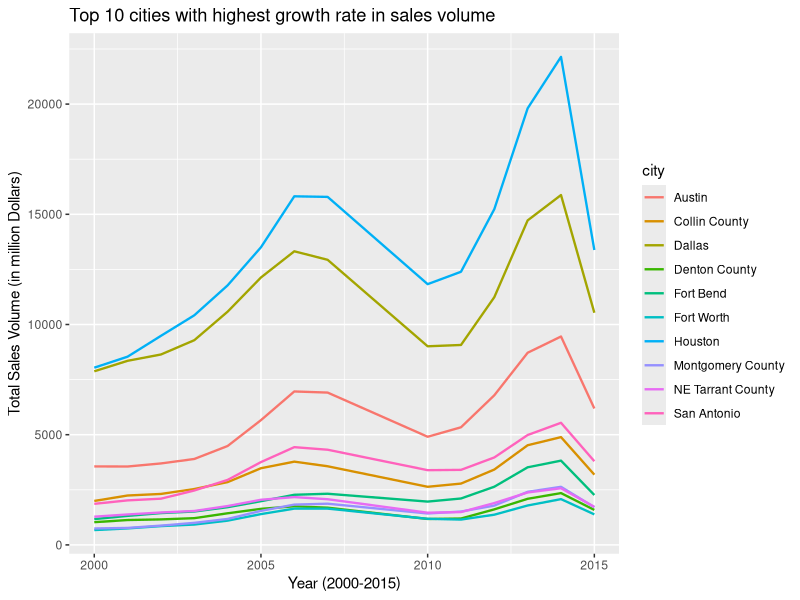
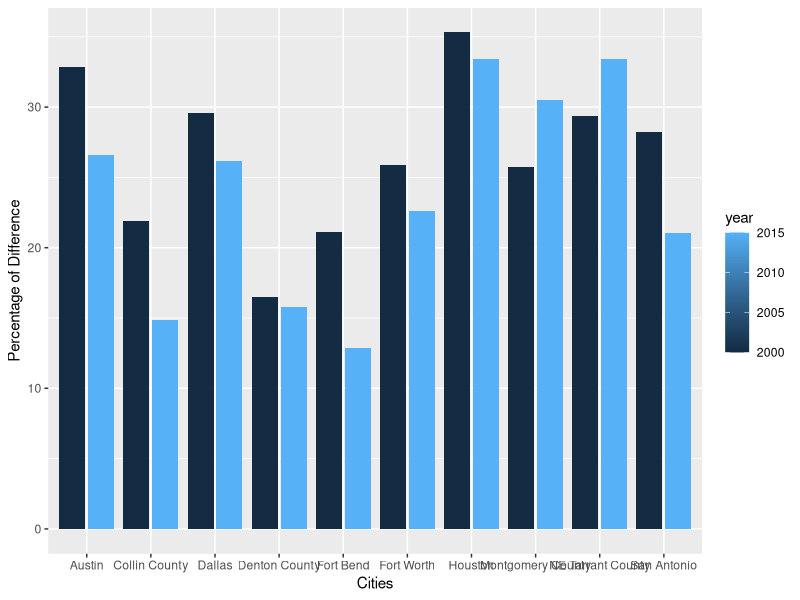
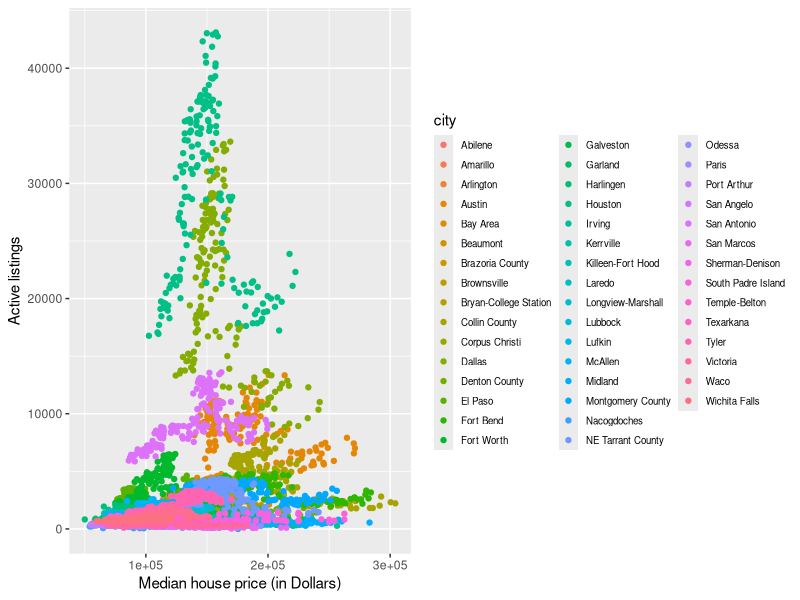
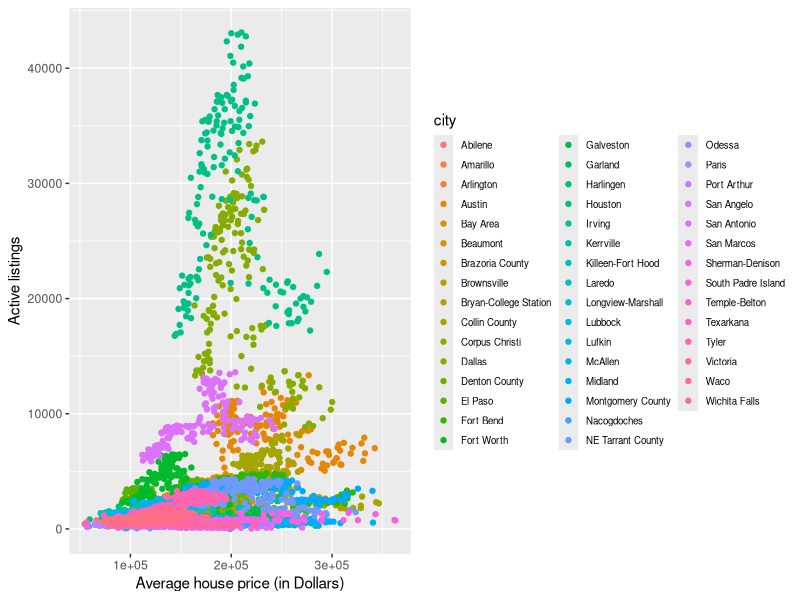

Source code (R) for these figures, in order:
# Name: Nam Nguyen
# Class: DATA 180


# Load in the libraries and data set that we are going to work with
library(ggplot2)
library(dplyr)
data(txhousing)
head(txhousing)

#------------------------------------------------------------------------------
# Excluding data from 2008 to 2009 due to the Great Depression
excl_rec <- txhousing %>%
  filter(year > 2009 | year < 2008)


# Here, I define the growth rate to be the additional sales volume gained
# through out the period form 2000 to 2015. In other words, it is the
# difference in the sales volume in 2015 and 2000 for each city.


# Since we are looking at the timeframe 2000 to 2015 and we are interested in 
# sales trend over this period, we will calculate the 
# total sales volume of the two years - 2000 and 2015 - for each city. Then, we can  
# compute the growth rate by subtracting sales volume of 2000 from 2015.


# We will calculate the total sales volume, mean, and median of 2000 and 2015 for each city.
group_data <- excl_rec %>% 
  filter(year == 2000 | year == 2015) %>% 
  group_by(city, year) %>% 
  summarize(
    total_vol_in_mil = sum(volume, na.rm = TRUE)/1000000
    )

# Compute growth rate, sort the values in descending order of growth rate so 
# the highest growing cities are at the top, and eliminate NA values arose from
# computation.
city_growth <- group_data %>%
  mutate(growth = total_vol_in_mil - lag(total_vol_in_mil)) %>%
  arrange(desc(growth)) %>%
  filter(is.na(growth) == FALSE)


# Top 10 cities with the highest growth rate experienced a grow of more
# than 400 million dollars in sales.
print(n = 10, city_growth)
top_cities <- city_growth %>% filter(growth >= 400)


# Get the names of those cities
cities <- top_cities$city


# Calculate the total sales value of each year for each city
top_cities_data <- excl_rec %>% 
  filter(city %in% cities) %>%
  group_by(city, year) %>% 
  summarize(total_vol_in_mil = sum(volume, na.rm=TRUE)/1000000)


# Visualize data using line graph as it is easy to interpret growth
ggplot(top_cities_data, aes(x = year, y = total_vol_in_mil, colour = city)) + 
  geom_line(size = .8) +
  labs(x = 'Year (2000-2015)', 
       y = "Total Sales Volume (in million Dollars)", 
       title = 'Top 10 cities with highest growth rate in sales volume')


# Customer wants to know whether the data is skewed by some outliers.

# We will approach this problem by calculating the mean house price and the 
# average median house price of the two years: 2000 and 2015. We can first filter out
# observations from 2000 and 2015. Then, we calculate the mean house price by
# dividing the total sales volume by number of sales within a year. Since we 
# do not know the exact median house price, we can use the average  median 
# house price as a replacement. To compute the average median house price, we 
# can take the average of all the median prices within a year. 
group_data_for_centr <- excl_rec %>% 
  filter(year == 2000 | year == 2015) %>% 
  group_by(city, year) %>% 
  summarize(
    mean_price = sum(volume) / sum(sales),
    avg_median_price = mean(median)
    ) %>%
  mutate(diff = mean_price - avg_median_price)


# Filters out the top cities that we are interested in. 
centr_growth <- group_data_for_centr %>%
  filter(city %in% cities) 

# Added percentage of change column to indicate how big the differences between
# mean house prices and average median house prices are.
  
percentage_data<- centr_growth %>% 
  mutate(percentage = 100*(diff/avg_median_price)) %>%
  select(city, year, percentage)

# Visualize data using bar chart

ggplot(percentage_data, aes(city, percentage, fill = year)) + 
  geom_bar(stat = "identity", position = position_dodge2()) + 
  labs(x = 'Cities', y = "Percentage of Difference")

print(percentage_data)

#------------------------------------------------------------------------------
# BEST TIME TO BUY HOUSE IN HISTORY


# Create a date column (year - month) to inform customers and add the average
# house price per month, since the customer wants to know the exact time
formatted_date <- excl_rec %>% 
  mutate(
    converted_year = as.character(year),
    converted_month = as.character(month), 
    time = paste(converted_year, converted_month, sep = "-")
    )


# We use median house price as the main indicator here, since median is 
# resistant to outliers. 

# Sort the median house price in ascending order to get the dates with the 
# lowest median house prices on top and filter out the top 20 best time to 
# buy a house, presuming customers prefer low prices
best_time_to_buy <- formatted_date %>% 
  select(city, time, median) %>%
  arrange(median) %>% 
  filter(median <= 59400)

print(n = 20, best_time_to_buy)
#------------------------------------------------------------------------------
# BEST TIME TO SELL HOUSE IN HISTORY


# Sort the average house price in the descending order to achieve the top dates
# with highest sales volume and filter out the top 20 best time to sell a house,
# presuming customers prefer selling houses at a high price
top_date_to_sell <- formatted_date %>%
  select(city, date, median) %>%
  arrange(desc(median)) %>%
  filter(median >= 270300)

print(top_date_to_sell)
#------------------------------------------------------------------------------
# RELATIONSHIP 

# We will filter out the NA values in the listings, and median columns. 
# Total exclusion turns out to be 1318 observations. The majority of the 
# exclusions coming from NA values in the listings column.
relationship <- excl_rec %>% 
  mutate(avg_house_price = volume/sales) %>%
  select(city, median, avg_house_price, listings) %>%
  filter(is.na(listings) == FALSE, 
         is.na(median) == FALSE
         )


# Visualize the relationship between median house price and active listings
ggplot(relationship, aes(x=median, y=listings, colour=city)) +
  geom_point() + 
  labs(
    x = "Median house price (in Dollars)",
    y = "Active listings"
  ) + 
  theme(
    legend.key.size = unit(0.5, "cm"),
    legend.text = element_text(size = 7)
    )

# Visualize the relationship between average house price and active listings
ggplot(relationship, aes(avg_house_price, listings,colour = city)) + 
  geom_point() + 
  labs(
    x = "Average house price (in Dollars)",
    y = "Active listings"
    ) + 
  theme(
    legend.key.size = unit(0.5, "cm"),
    legend.text = element_text(size = 7)
  )


